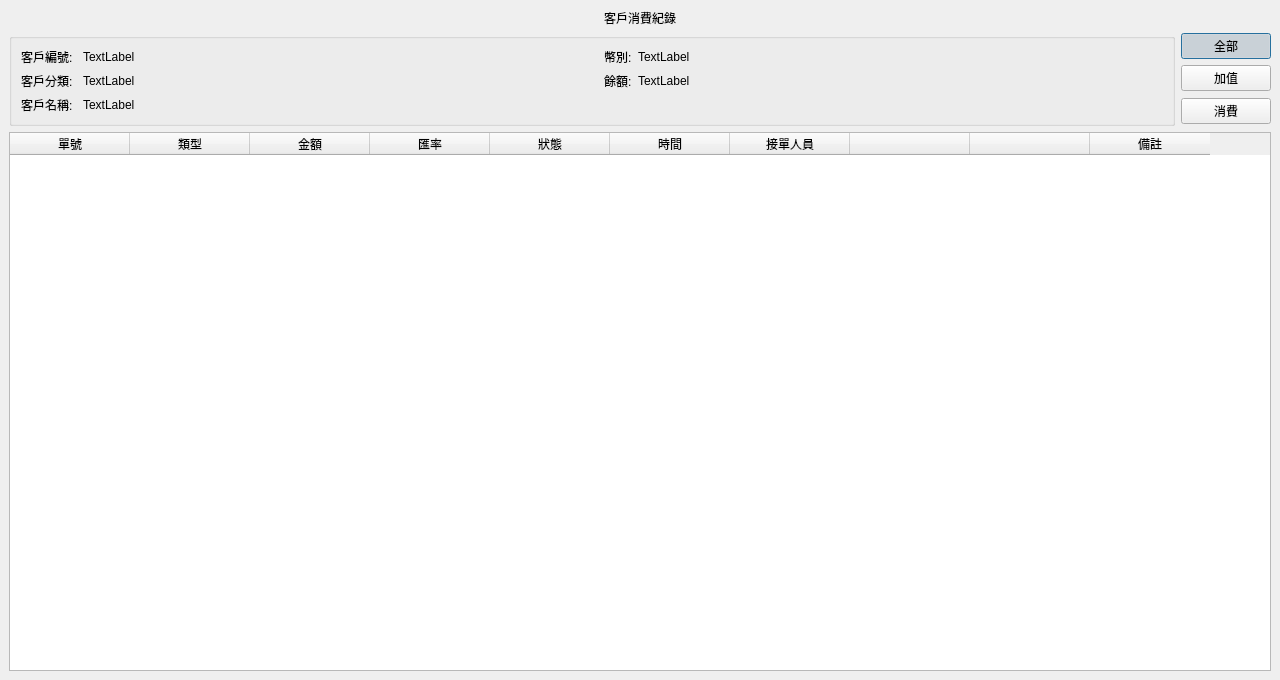
<?xml version="1.0" encoding="UTF-8"?>
<ui version="4.0">
 <class>DialogCustomerCostHistory</class>
 <widget class="QDialog" name="DialogCustomerCostHistory">
  <property name="geometry">
   <rect>
    <x>0</x>
    <y>0</y>
    <width>1280</width>
    <height>680</height>
   </rect>
  </property>
  <property name="windowTitle">
   <string>Dialog</string>
  </property>
  <layout class="QGridLayout" name="gridLayout">
   <property name="leftMargin">
    <number>0</number>
   </property>
   <property name="topMargin">
    <number>0</number>
   </property>
   <property name="rightMargin">
    <number>0</number>
   </property>
   <property name="bottomMargin">
    <number>0</number>
   </property>
   <item row="0" column="0">
    <widget class="QWidget" name="wBg" native="true">
     <layout class="QVBoxLayout" name="verticalLayout">
      <item>
       <widget class="QLabel" name="label_4">
        <property name="text">
         <string>客戶消費紀錄</string>
        </property>
        <property name="alignment">
         <set>Qt::AlignCenter</set>
        </property>
       </widget>
      </item>
      <item>
       <widget class="QWidget" name="widget" native="true">
        <layout class="QGridLayout" name="gridLayout_2">
         <property name="leftMargin">
          <number>0</number>
         </property>
         <property name="topMargin">
          <number>0</number>
         </property>
         <property name="rightMargin">
          <number>0</number>
         </property>
         <property name="bottomMargin">
          <number>0</number>
         </property>
         <item row="0" column="2">
          <widget class="QPushButton" name="btn0">
           <property name="maximumSize">
            <size>
             <width>90</width>
             <height>16777215</height>
            </size>
           </property>
           <property name="text">
            <string>全部</string>
           </property>
           <property name="checkable">
            <bool>true</bool>
           </property>
           <property name="checked">
            <bool>true</bool>
           </property>
          </widget>
         </item>
         <item row="1" column="2">
          <widget class="QPushButton" name="btn1">
           <property name="text">
            <string>加值</string>
           </property>
           <property name="checkable">
            <bool>true</bool>
           </property>
          </widget>
         </item>
         <item row="2" column="2">
          <widget class="QPushButton" name="btn2">
           <property name="text">
            <string>消費</string>
           </property>
           <property name="checkable">
            <bool>true</bool>
           </property>
          </widget>
         </item>
         <item row="0" column="0" rowspan="3">
          <widget class="QGroupBox" name="groupBox_3">
           <layout class="QHBoxLayout" name="horizontalLayout">
            <property name="leftMargin">
             <number>0</number>
            </property>
            <property name="topMargin">
             <number>0</number>
            </property>
            <property name="rightMargin">
             <number>0</number>
            </property>
            <property name="bottomMargin">
             <number>0</number>
            </property>
            <item>
             <widget class="QWidget" name="widget_5" native="true">
              <layout class="QFormLayout" name="formLayout">
               <property name="horizontalSpacing">
                <number>10</number>
               </property>
               <item row="0" column="0">
                <widget class="QLabel" name="label">
                 <property name="text">
                  <string>客戶編號:</string>
                 </property>
                </widget>
               </item>
               <item row="0" column="1">
                <widget class="QLabel" name="lbId">
                 <property name="text">
                  <string>TextLabel</string>
                 </property>
                </widget>
               </item>
               <item row="1" column="0">
                <widget class="QLabel" name="label_2">
                 <property name="text">
                  <string>客戶分類:</string>
                 </property>
                </widget>
               </item>
               <item row="1" column="1">
                <widget class="QLabel" name="lbClass">
                 <property name="text">
                  <string>TextLabel</string>
                 </property>
                </widget>
               </item>
               <item row="2" column="0">
                <widget class="QLabel" name="label_3">
                 <property name="text">
                  <string>客戶名稱:</string>
                 </property>
                </widget>
               </item>
               <item row="2" column="1">
                <widget class="QLabel" name="lbName">
                 <property name="text">
                  <string>TextLabel</string>
                 </property>
                </widget>
               </item>
              </layout>
             </widget>
            </item>
            <item>
             <widget class="QWidget" name="widget_6" native="true">
              <property name="minimumSize">
               <size>
                <width>100</width>
                <height>0</height>
               </size>
              </property>
              <layout class="QFormLayout" name="formLayout_2">
               <item row="0" column="0">
                <widget class="QLabel" name="label_5">
                 <property name="text">
                  <string>幣別:</string>
                 </property>
                </widget>
               </item>
               <item row="0" column="1">
                <widget class="QLabel" name="lbCurrency">
                 <property name="text">
                  <string>TextLabel</string>
                 </property>
                </widget>
               </item>
               <item row="1" column="0">
                <widget class="QLabel" name="label_6">
                 <property name="text">
                  <string>餘額:</string>
                 </property>
                </widget>
               </item>
               <item row="1" column="1">
                <widget class="QLabel" name="lbMoney">
                 <property name="text">
                  <string>TextLabel</string>
                 </property>
                </widget>
               </item>
              </layout>
             </widget>
            </item>
           </layout>
          </widget>
         </item>
        </layout>
       </widget>
      </item>
      <item>
       <widget class="QWidget" name="widget_2" native="true">
        <layout class="QGridLayout" name="gridLayout_3">
         <property name="leftMargin">
          <number>0</number>
         </property>
         <property name="topMargin">
          <number>0</number>
         </property>
         <property name="rightMargin">
          <number>0</number>
         </property>
         <property name="bottomMargin">
          <number>0</number>
         </property>
         <property name="spacing">
          <number>0</number>
         </property>
         <item row="0" column="0">
          <widget class="QTableWidget" name="tableWidget">
           <property name="editTriggers">
            <set>QAbstractItemView::NoEditTriggers</set>
           </property>
           <attribute name="horizontalHeaderDefaultSectionSize">
            <number>120</number>
           </attribute>
           <column>
            <property name="text">
             <string>單號</string>
            </property>
           </column>
           <column>
            <property name="text">
             <string>類型</string>
            </property>
           </column>
           <column>
            <property name="text">
             <string>金額</string>
            </property>
           </column>
           <column>
            <property name="text">
             <string>匯率</string>
            </property>
           </column>
           <column>
            <property name="text">
             <string>狀態</string>
            </property>
           </column>
           <column>
            <property name="text">
             <string>時間</string>
            </property>
           </column>
           <column>
            <property name="text">
             <string>接單人員</string>
            </property>
           </column>
           <column>
            <property name="text">
             <string/>
            </property>
           </column>
           <column>
            <property name="text">
             <string/>
            </property>
           </column>
           <column>
            <property name="text">
             <string>備註</string>
            </property>
           </column>
          </widget>
         </item>
        </layout>
       </widget>
      </item>
     </layout>
    </widget>
   </item>
  </layout>
 </widget>
 <resources/>
 <connections/>
</ui>
